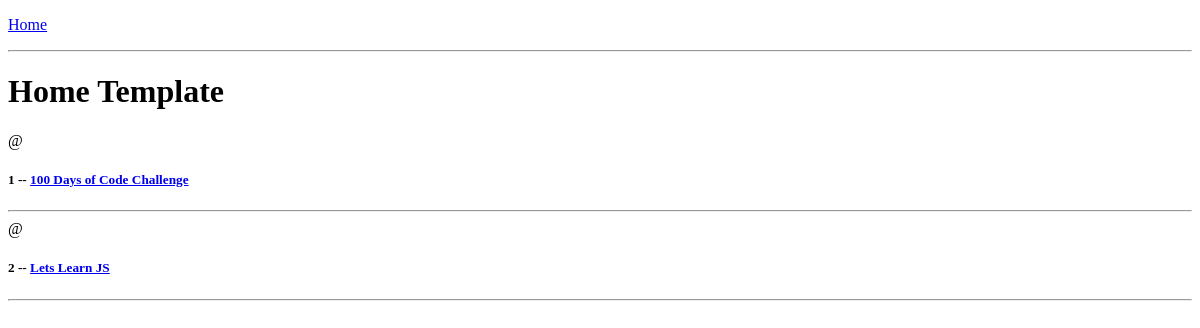
Before: / with the older database file.
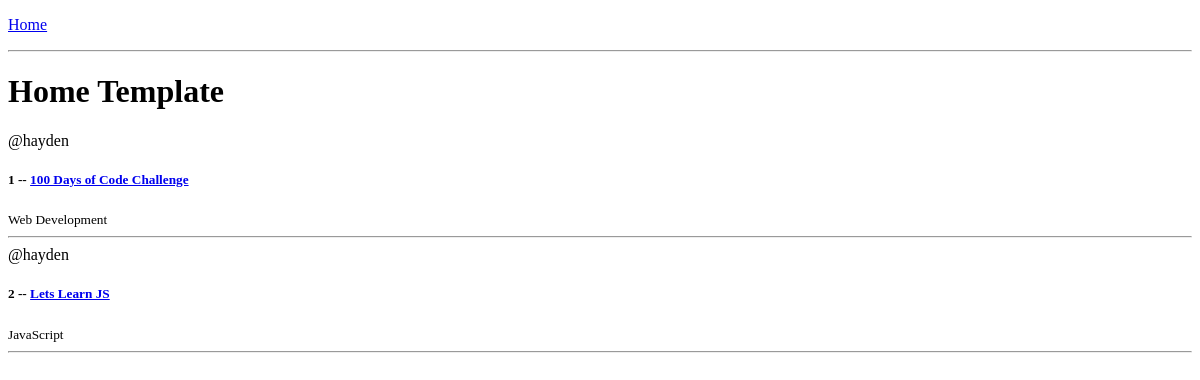
After: the same page with the newer database file.
### base/models.py (models this page shows, shortened)
class Room(models.Model):
  host = models.ForeignKey(User, on_delete=models.SET_NULL, null=True)
  topic = models.ForeignKey(Topic, on_delete=models.SET_NULL, null=True)
  name = models.CharField(max_length=200)
  description = models.TextField(null=True, blank=True)
  updated = models.DateTimeField(auto_now=True)
  created = models.DateTimeField(auto_now_add=True)

class Topic(models.Model):
  name = models.CharField(max_length=200)

### base/views.py (the view)
# urls.py: path('', views.home, name="home"),
def home(req):
  rooms = Room.objects.all()
  context = {'rooms': rooms}
  return render(req, 'base/home.html', context)

### base/templates/base/home.html
{% extends 'main.html' %} {% block content %}
<h1>Home Template</h1>
<div>
  <div>
    {% for room in rooms %}
    <div>
      <span>@{{room.host.username}}</span>
      <h5>
        {{room.id}} -- <a href="{% url 'room' room.id%}">{{room.name}}</a>
      </h5>
      <small>{{room.topic.name}}</small>
      <hr />
    </div>
    {% endfor %}
  </div>
</div>
{% endblock content %}

### templates/main.html (shortened to what this page needs)
<!DOCTYPE html>
<html lang="en">
  <head>
  </head>
  <body>
    {% include 'navbar.html' %} {% block content %} {% endblock %}
  </body>
</html>

### templates/navbar.html
<a href="/"">
  <p>Home</p>
</a>
<hr />

Changed rows visible on the page:
changed Room "100 Days of Code Challenge": host.username (not shown) → "hayden"; topic.name (not shown) → "Web Development"
changed Room "Lets Learn JS": host.username (not shown) → "hayden"; topic.name (not shown) → "JavaScript"
